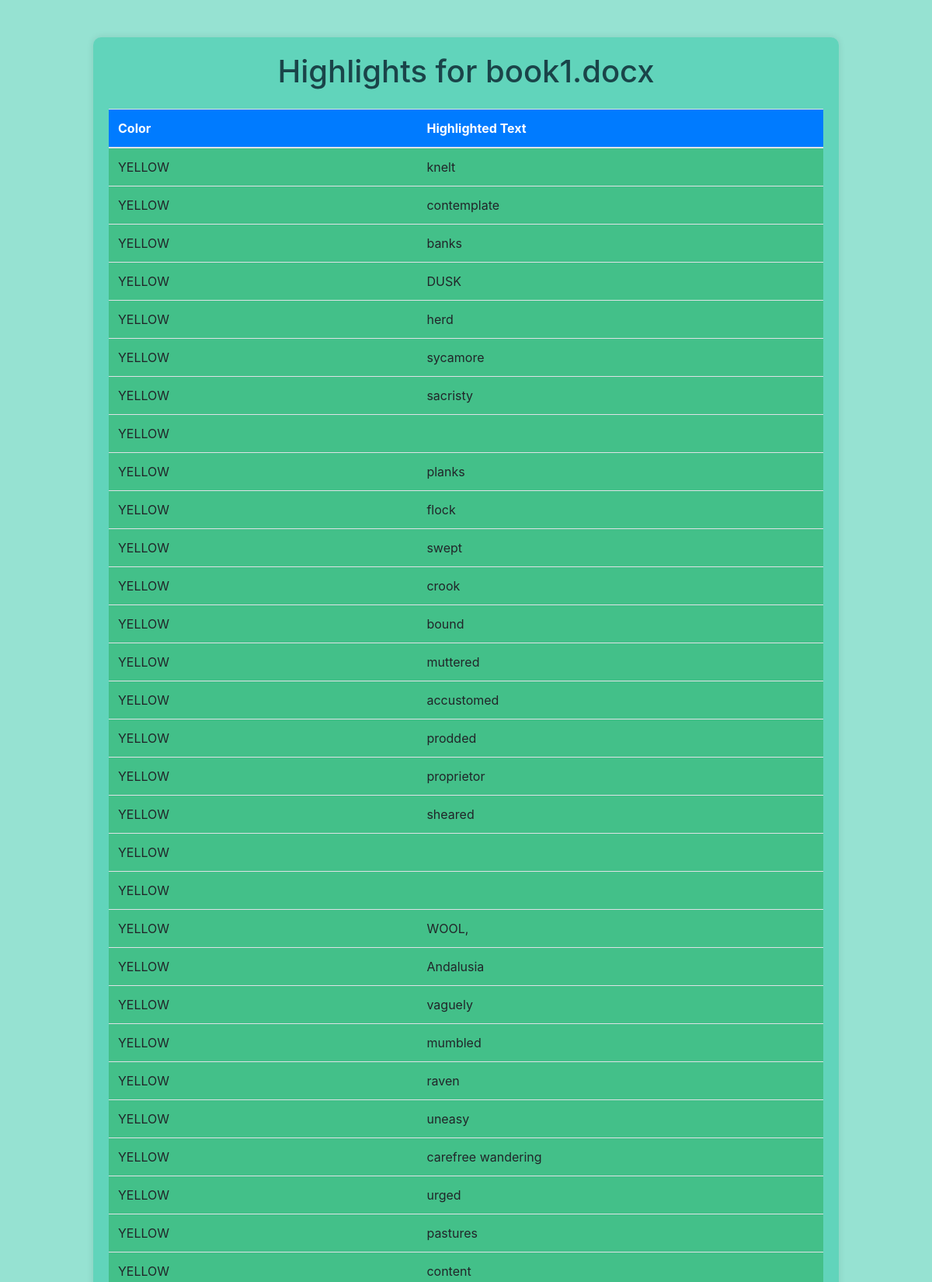
Page /highlights/1 (upper part) on the committed database.
### app.py (models this page shows)
class Document(db.Model):
    doc_id = db.Column(db.Integer, primary_key=True)
    filename = db.Column(db.String(200), nullable=False)
    upload_date = db.Column(db.DateTime, default=datetime.utcnow)
    highlights = db.relationship('Highlight', backref='document', lazy=True)

class Highlight(db.Model):
    highlight_id = db.Column(db.Integer, primary_key=True)
    doc_id = db.Column(db.Integer, db.ForeignKey('document.doc_id'), nullable=False)
    color = db.Column(db.String(50), nullable=False)
    text = db.Column(db.Text, nullable=False)

### app.py (the view)
@app.route('/highlights/<int:doc_id>')
def highlights(doc_id):
    document = Document.query.get_or_404(doc_id)
    highlights = Highlight.query.filter_by(doc_id=doc_id).all()
    highlighted_data = {}
    for highlight in highlights:
        highlighted_data.setdefault(highlight.color, []).append(highlight.text)
    return render_template('highlights.html', document=document, highlighted_data=highlighted_data)

### templates/highlights.html (shortened to what this page needs)
<!DOCTYPE html>
<html lang="en">
<head>
    <link rel="stylesheet" href="https://stackpath.bootstrapcdn.com/bootstrap/4.5.2/css/bootstrap.min.css"
>
    <link rel="stylesheet" href="{{ url_for('static', filename='styles.css') }}">
</head>
<body class="text-center">
<div class="container mt-5">
    <h1 class="mb-4">Highlights for {{ document.filename }}</h1>
    <table class="table mt-3">
        <thead>
        <tr>
            <th>Color</th>
            <th>Highlighted Text</th>
        </tr>
        </thead>
        <tbody>
        {% for color, texts in highlighted_data.items() %}
            {% for text in texts %}
                <tr>
                    <td>{{ color }}</td>
                    <td>{{ text }}</td>
                </tr>
            {% endfor %}
        {% endfor %}
        </tbody>
    </table>
</div>
</body>
</html>

### static/styles.css (style rules this page uses)
body { background-color: rgba(46, 199, 166, 0.5); color: #1a4449; min-height: 100vh; display: flex; flex-direction: column; margin: 0; }
.container { width: 80%; height: fit-content; background-color: rgba(46, 199, 166, 0.5); padding: 20px; border-radius: 10px; box-shadow: 0 0 10px rgba(0, 0, 0, 0.1); flex: 1; }
table { margin-top: 20px; }
th, td { text-align: left; padding: 8px; }
th { background-color: #007bff; color: white; }
td { background-color: #2eb36593; }

### rows in the picture
Document: filename "book1.docx"
Highlight: color "YELLOW", text "knelt", texts "YELLOW" "YELLOW" "YELLOW"
Highlight: text "contemplate"
Highlight: text "banks"
Highlight: text "DUSK"
Highlight: text "herd"
Highlight: text "sycamore"
Highlight: text "sacristy"
Highlight: text "planks"
Highlight: text "flock"
Highlight: text "swept"
Highlight: text "crook"
Highlight: text "bound"
Highlight: text "muttered"
Highlight: text "accustomed"
Highlight: text "prodded"
Highlight: text "proprietor"
Highlight: text "sheared"
Highlight: text "WOOL,"
Highlight: text "Andalusia"
Highlight: text "vaguely"
Highlight: text "mumbled"
Highlight: text "raven"
Highlight: text "uneasy"
Highlight: text "carefree wandering"
Highlight: text "urged"
Highlight: text "pastures"
Highlight: text "content"
